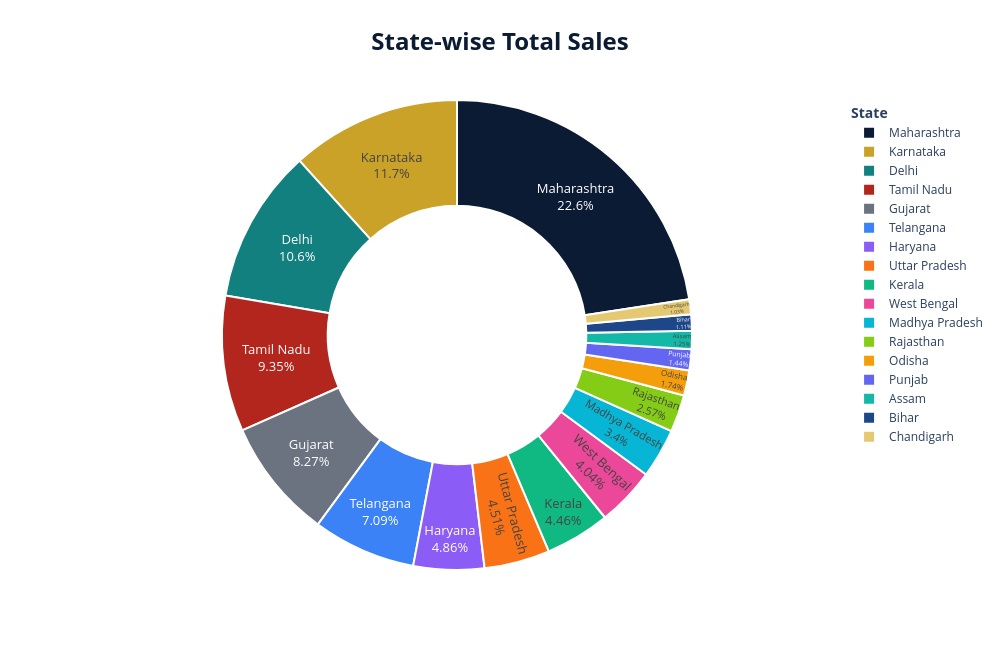

Write notebook code for a chart like this one.
### Code cell
import plotly.express as px

# -------------------------------
# 1. State-wise Total Sales
# -------------------------------

state_sales = (
    df.groupby('State', as_index=False)['Sales']
      .sum()
      .sort_values('Sales', ascending=False)
)

# Sales in Millions
state_sales['Sales_Million'] = state_sales['Sales'] / 1_000_000


# -------------------------------
# 2. Custom Color Palette
# -------------------------------

NAVY = "#0B1B34"
GOLD = "#C9A227"
TEAL = "#12807E"
RED  = "#B3261E"
GREY = "#6B7280"

# Additional colors for other states
colors = [
    NAVY,
    GOLD,
    TEAL,
    RED,
    GREY,
    "#3B82F6",   # Blue
    "#8B5CF6",   # Purple
    "#F97316",   # Orange
    "#10B981",   # Green
    "#EC4899",   # Pink
    "#06B6D4",   # Cyan
    "#84CC16",   # Lime
    "#F59E0B",   # Amber
    "#6366F1",   # Indigo
    "#14B8A6"    # Light Teal
]


# -------------------------------
# 3. Plotly Donut Chart
# -------------------------------

fig = px.pie(
    state_sales,
    names='State',
    values='Sales_Million',
    hole=0.55,
    color_discrete_sequence=colors,
    title='State-wise Total Sales'
)


# -------------------------------
# 4. Formatting
# -------------------------------

fig.update_traces(
    textposition='inside',
    textinfo='percent+label',

    hovertemplate=
        '<b>%{label}</b><br>' +
        'Sales: %{value:.2f}M<br>' +
        'Share: %{percent}<extra></extra>',

    marker=dict(
        line=dict(
            color='white',
            width=2
        )
    )
)


fig.update_layout(

    title=dict(
        text='<b>State-wise Total Sales</b>',
        x=0.5,
        xanchor='center',
        font=dict(
            size=24,
            color=NAVY
        )
    ),

    legend=dict(
        title='<b>State</b>',
        font=dict(size=12)
    ),

    font=dict(
        size=13
    ),

    width=1000,
    height=650
)

fig.show()

### Figure 1 — Plotly figure (JSON) as saved in the notebook; plotly's stock layout.template omitted (floating-point values rounded to 4 significant figures)
{"data": [{"domain": {"x": [0, 1], "y": [0, 1]}, "hole": 0.55, "hovertemplate": "<b>%{label}</b><br>Sales: %{value:.2f}M<br>Share: %{percent}<extra></extra>", "labels": ["Maharashtra", "Karnataka", "Delhi", "Tamil Nadu", "Gujarat", "Telangana", "Haryana", "Uttar Pradesh", "Kerala", "West Bengal", "Madhya Pradesh", "Rajasthan", "Odisha", "Punjab", "Assam", "Bihar", "Chandigarh"], "legendgroup": "", "marker": {"line": {"color": "white", "width": 2}}, "name": "", "showlegend": true, "textinfo": "percent+label", "textposition": "inside", "type": "pie", "values": [24.88, 12.9, 11.7, 10.3, 9.115, 7.816, 5.362, 4.977, 4.913, 4.453, 3.752, 2.83, 1.916, 1.588, 1.38, 1.229, 1.14]}], "layout": {"font": {"size": 13}, "height": 650, "legend": {"font": {"size": 12}, "title": {"text": "<b>State</b>"}, "tracegroupgap": 0}, "piecolorway": ["#0B1B34", "#C9A227", "#12807E", "#B3261E", "#6B7280", "#3B82F6", "#8B5CF6", "#F97316", "#10B981", "#EC4899", "#06B6D4", "#84CC16", "#F59E0B", "#6366F1", "#14B8A6"], "title": {"font": {"color": "#0B1B34", "size": 24}, "text": "<b>State-wise Total Sales</b>", "x": 0.5, "xanchor": "center"}, "width": 1000}}
